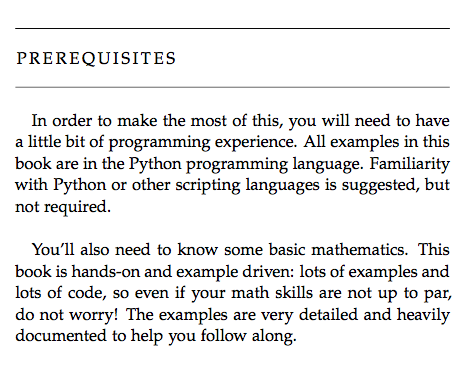
#> input picture example_03.png, 468 x 365 px, found by its file name
$ python ocr.py
#> lines starting #> are read from the running program, lines starting #| are printed output that depends on the picture
# -*- coding: utf-8 -*-
"""
Created on Sat Jun  9 01:48:59 2018

@author: tushar
"""

import cv2
import numpy as np
import pytesseract
from PIL import Image

# Path of working folder on Disk
src_path = "/home/tushar/Documents/testOCR/"

def get_string(img_path):
    # Read image with opencv
    img = cv2.imread('/home/tushar/Documents/testOCR/example_03.png')
#> img is the input picture: shape (365, 468, 3); mean B, G, R 234.3, 234.1, 234.2

    # Convert to gray
    img = cv2.cvtColor(img, cv2.COLOR_BGR2GRAY)
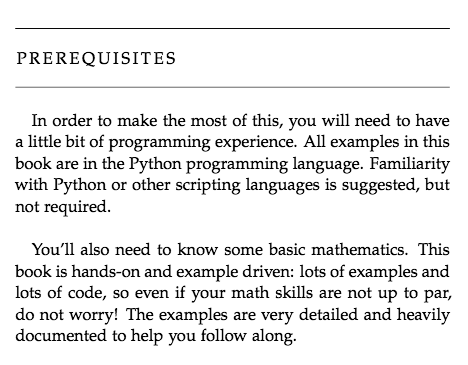
#> img: shape (365, 468); min 0, max 255, mean 234.2

    # Apply dilation and erosion to remove some noise
    kernel = np.ones((1, 1), np.uint8)
    img = cv2.dilate(img, kernel, iterations=1)
    img = cv2.erode(img, kernel, iterations=1)

    # Write image after removed noise
    cv2.imwrite(src_path + "removed_noise.png", img)

    #  Apply threshold to get image with only black and white
    #img = cv2.adaptiveThreshold(img, 255, cv2.ADAPTIVE_THRESH_GAUSSIAN_C, cv2.THRESH_BINARY, 31, 2)

    # Write the image after apply opencv to do some ...
    cv2.imwrite(src_path + "thres.png", img)

    # Recognize text with tesseract for python
#> (the run stopped early here; a loop or call above may not have finished)
